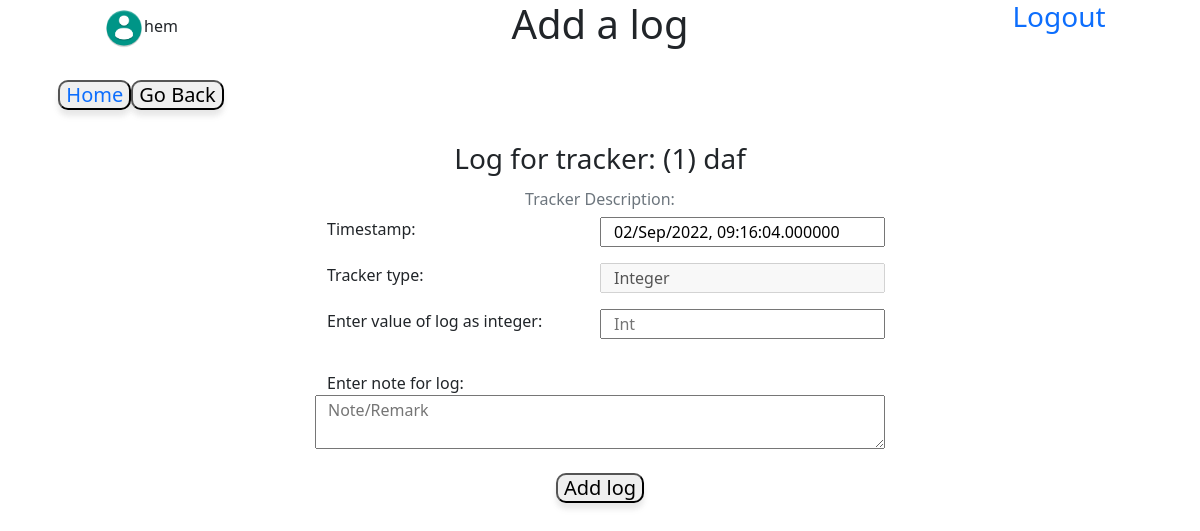
The page /1/log/add (signed in) on the database its author committed.
### database.py (models this page shows)
class User(db.Model,UserMixin):
    id=db.Column(db.Integer,primary_key=True,autoincrement=True)
    username=db.Column(db.String,nullable=False,unique=True)
    password=db.Column(db.String,nullable=False)
    trackers=db.relationship("tracker",cascade='all',backref="parent")
    email = db.Column(db.String, unique=True)
    active = db.Column(db.Boolean())
    fs_uniquifier = db.Column(db.String(255), unique=True, nullable=False)
    roles = db.relationship('Role', secondary=roles_users,backref=db.backref('users', lazy='dynamic'))

class tracker(db.Model):
    user_id=db.Column(db.Integer,db.ForeignKey('user.id'),nullable=False)
    tracker_id=db.Column(db.Integer,primary_key=True,autoincrement=True)
    name=db.Column(db.String(30),nullable=False)
    desc=db.Column(db.String)
    type=db.Column(db.String,nullable=False)
    settings=db.Column(db.String)
    lastupdate=db.Column(db.DateTime)
    logs=db.relationship("log",cascade='all', backref="parent")

### application/controllers.py (the view, shortened to what this page needs)
@app.route('/<int:tracker_id>/log/add',methods=['GET','POST','PUT'])
@login_required
def add_logs(tracker_id): #
    if (tracker_id,) not in db.session.query(tracker.tracker_id).all():
        return notfound('tracker_id_not_found')
    t=tracker.query.get(tracker_id)
    timedict={'start':'','end':'','duration':''}
    if request.method=='GET':
        if request.args.get('start'):
            s=request.args.get('start')
        elif request.args.get('startb')=="start":
            s=datetime.now().strftime('%H:%M:%S')
        else:
            s=''
        if request.args.get('end'):
            e=request.args.get('end')
        elif request.args.get('endb')=="end":
            e=datetime.now().strftime('%H:%M:%S')
        else:
            e=''
        d=''
        if s!='' and e!='':
            d=datetime.strptime(e,'%H:%M:%S')-datetime.strptime(s,'%H:%M:%S')
        timedict={'start':s,'end':e,'duration':d}
    return render_template('add_logs.html',t=t,datetime=datetime,timedict=timedict)

### application/controllers.py (called while the page is built)
@login_manager.user_loader
def load_user(id):
    u=User.query.filter(User.fs_uniquifier==id).one()
    return u

### templates/add_logs.html (shortened to what this page needs)
<!DOCTYPE html>
<html lang="en" dir="ltr">
  <head>
    <link href="https://cdn.jsdelivr.net/npm/bootstrap@5.0.2/dist/css/bootstrap.min.css" rel="stylesheet">
    <link rel="stylesheet" href="/static/main.css">
  </head>
  <body>
    <div class="row">
      <div class="col-sm-3 d-flex justify-content-center">
        <span class="align-self-center"><img src='/static/userimg.png' width="40px" height="40px" />{{t.parent.username}}</span>
      </div>
      <div class="col-sm-6 d-flex justify-content-center">
        <h1>Add a log</h1>
      </div>
      <div class="col-sm-3 d-flex justify-content-center">
        <h3><a href="/logout"> Logout</a></h3>
      </div>
    </div><br>
    <div class="row">
      <div class="col-3 text-center h5"><button type="button"><a href="/main">Home </a></button><button type="button" name="back" onclick="javascrpt:history.back()">Go Back</button>
      </div>
    </div><br>
    <div class="container add_log">
      <div class="mb-3 row d-flex justify-content-center">
        <h3 align="center">Log for tracker: ({{t.tracker_id}}) {{t.name}}</h3>
        <br><br>
        <form id="log_form" action="add" method="post">
          <div class="mb-3 row">
            <h6 class="col-8 offset-2 text-muted text-center">Tracker Description:{{t.desc}}</h6>
            <label class="col-3 offset-3" for="time">Timestamp:</label>
            <input class="col-3" type="text" name="time" value="{{ datetime.now().strftime('%d/%b/%Y, %H:%M:%S.%f') }}">
          </div>
          <div class="mb-3 row">
            <label class="col-3 offset-3" for="type">Tracker type:</label>
            <input class="col-3" type="text" name="type" value="{{t.type}}" disabled><br>
          </div>
          <div class="mb-3 row">
            {% if t.type=="Multiple-choice" -%}
            <label class="col-3 offset-3" for="value">Select tracker value:</label>
            <select class="col-3" name="value">
              {% for i in t.settings.split(',') -%}
              <option value={{i}}>{{i}}</option>
              {% endfor %}
            </select>
          </div>
        </form>
        {% elif t.type=='Integer' %}
        <label class="col-3 offset-3" for="value">Enter value of log as integer:</label>
        <input class="col-3" type="number" name="value" placeholder="Int" required>
      </div>
      </form>
      {% elif t.type=='Numeric' %}
      <label class="col-3 offset-3" for="value">Enter value of log as float:</label>
      <input class="col-3" type="number" name="value" step='0.001' placeholder="float" required>
    </div>
    </form>
    {% endif %}
    </div>
    <div class="row">
      <label for="note" class="col-3 offset-3">Enter note for log:</label>
      <textarea form='log_form' class="col-6 offset-3" name="note" placeholder="Note/Remark" align="center"></textarea>
    </div><br>
    <div class="text-center h5">
      <button form="log_form" type="submit" name="submit">Add log</button>
    </div>
    </div>
  </body>
</html>

### static/main.css (style rules this page uses)
button { box-shadow: 0 6px 8px 0 rgba(0, 0, 0, 0.05), 0 6px 5px 0 rgba(0, 0, 0, 0.05); border-radius: 10px; }
a { text-decoration: none; }

### rows shown on the page
User: parent.username "hem"
tracker: tracker_id "1", name "daf", type "Integer"
